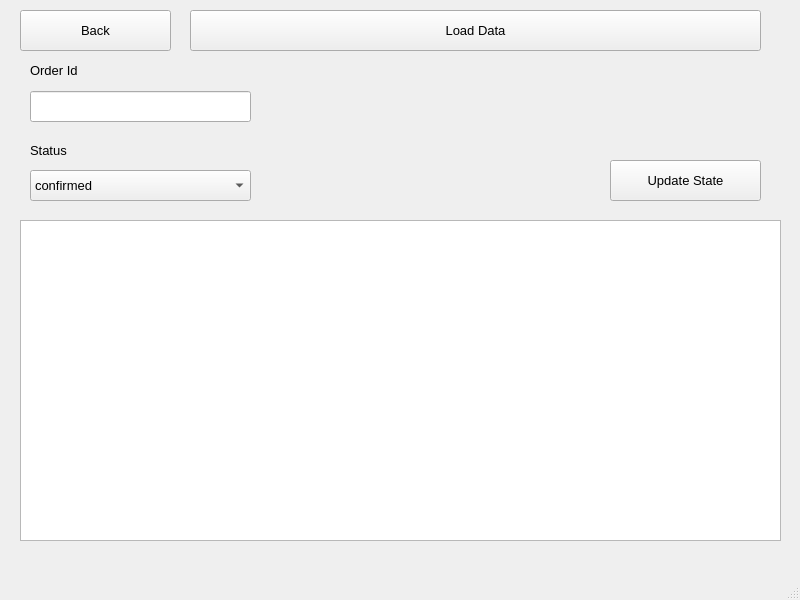
<?xml version="1.0" encoding="UTF-8"?>
<ui version="4.0">
 <class>MainWindow</class>
 <widget class="QMainWindow" name="MainWindow">
  <property name="geometry">
   <rect>
    <x>0</x>
    <y>0</y>
    <width>800</width>
    <height>600</height>
   </rect>
  </property>
  <property name="windowTitle">
   <string>MainWindow</string>
  </property>
  <widget class="QWidget" name="centralwidget">
   <widget class="QTableWidget" name="tableWidget">
    <property name="geometry">
     <rect>
      <x>20</x>
      <y>220</y>
      <width>761</width>
      <height>321</height>
     </rect>
    </property>
    <property name="font">
     <font>
      <weight>50</weight>
      <bold>false</bold>
     </font>
    </property>
   </widget>
   <widget class="QPushButton" name="pushButton_2">
    <property name="geometry">
     <rect>
      <x>20</x>
      <y>10</y>
      <width>151</width>
      <height>41</height>
     </rect>
    </property>
    <property name="font">
     <font>
      <pointsize>10</pointsize>
     </font>
    </property>
    <property name="text">
     <string>Back</string>
    </property>
   </widget>
   <widget class="QLabel" name="label_3">
    <property name="geometry">
     <rect>
      <x>30</x>
      <y>60</y>
      <width>91</width>
      <height>21</height>
     </rect>
    </property>
    <property name="font">
     <font>
      <pointsize>10</pointsize>
     </font>
    </property>
    <property name="text">
     <string>Order Id</string>
    </property>
   </widget>
   <widget class="QComboBox" name="comboBox_4">
    <property name="geometry">
     <rect>
      <x>30</x>
      <y>170</y>
      <width>221</width>
      <height>31</height>
     </rect>
    </property>
    <property name="font">
     <font>
      <pointsize>10</pointsize>
     </font>
    </property>
    <item>
     <property name="text">
      <string>confirmed</string>
     </property>
    </item>
    <item>
     <property name="text">
      <string>preparing</string>
     </property>
    </item>
    <item>
     <property name="text">
      <string>delivered</string>
     </property>
    </item>
   </widget>
   <widget class="QLabel" name="label_4">
    <property name="geometry">
     <rect>
      <x>30</x>
      <y>140</y>
      <width>91</width>
      <height>21</height>
     </rect>
    </property>
    <property name="font">
     <font>
      <pointsize>10</pointsize>
     </font>
    </property>
    <property name="text">
     <string>Status</string>
    </property>
   </widget>
   <widget class="QPushButton" name="pushButton_3">
    <property name="geometry">
     <rect>
      <x>610</x>
      <y>160</y>
      <width>151</width>
      <height>41</height>
     </rect>
    </property>
    <property name="font">
     <font>
      <pointsize>10</pointsize>
     </font>
    </property>
    <property name="text">
     <string>Update State</string>
    </property>
   </widget>
   <widget class="QPushButton" name="pushButton_4">
    <property name="geometry">
     <rect>
      <x>190</x>
      <y>10</y>
      <width>571</width>
      <height>41</height>
     </rect>
    </property>
    <property name="font">
     <font>
      <pointsize>10</pointsize>
     </font>
    </property>
    <property name="text">
     <string>Load Data</string>
    </property>
   </widget>
   <widget class="QLineEdit" name="lineEdit">
    <property name="geometry">
     <rect>
      <x>30</x>
      <y>91</y>
      <width>221</width>
      <height>31</height>
     </rect>
    </property>
    <property name="font">
     <font>
      <pointsize>10</pointsize>
     </font>
    </property>
   </widget>
  </widget>
  <widget class="QMenuBar" name="menubar">
   <property name="geometry">
    <rect>
     <x>0</x>
     <y>0</y>
     <width>800</width>
     <height>26</height>
    </rect>
   </property>
  </widget>
  <widget class="QStatusBar" name="statusbar"/>
 </widget>
 <resources/>
 <connections/>
</ui>
